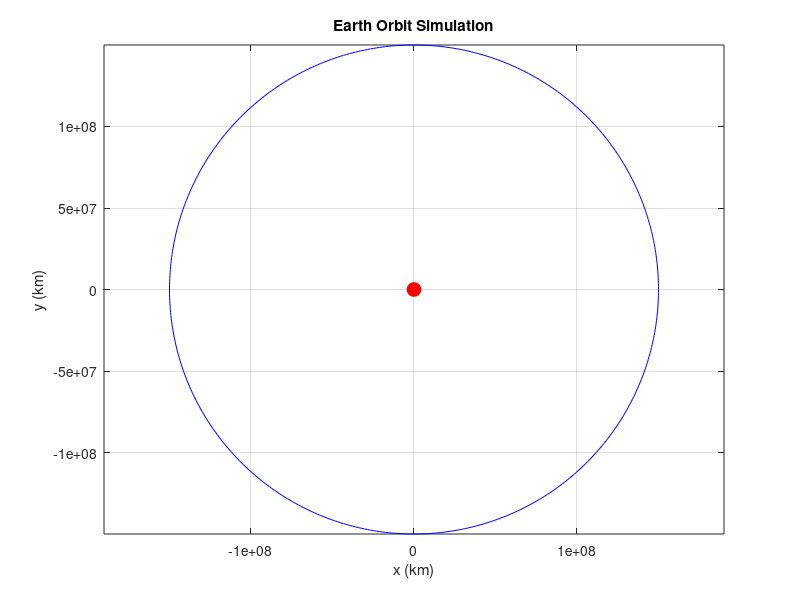

MATLAB code to generate this figure:
R = 1.5e8;          % The radius of orbit (km), approx Earth-Sun distance
theta = linspace(0, 2*pi, 500);  % The angle from 0 to 2pi radians

x = R * cos(theta); % x-coordinates
y = R * sin(theta); % y-coordinates

plot(x, y, 'b');     % To plot the orbit path
hold on;
plot(0, 0, 'ro', 'MarkerSize', 10, 'MarkerFaceColor', 'r'); % Sun at center
title('Earth Orbit Simulation');
xlabel('x (km)');
ylabel('y (km)');
axis equal;
grid on;

% Simulated a circular orbit using parametric equations
% What it does: Simulates Earth's circular orbit around the sun.
% Variables: R is the orbit radius, theta covers full circle, (x, y) are coordinates.
% How it works: Uses parametric equations of a circle.
% What I can modify: Change R, using an elliptical orbit, or animating the planet.
